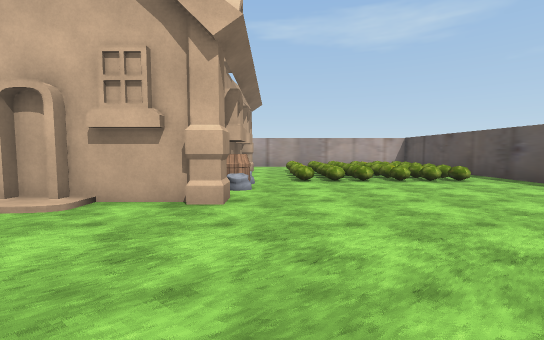
[1] (above)

17 first-person views from a walk through a Unity game level. The camera is 1.4 m above the floor, tilts 4° down and sees 90° across. The floor is counted in squares, 2 m on a side. Each view is taken from the middle of a square. On the plan, view 1 faces up. The plan holds only what a view shows up to about 9 squares ahead; the rest is blank. The place goes on beyond the plan. The terrain is drawn as flat ground. The player character is not drawn. Some surface patterns are stand-ins.

[2]
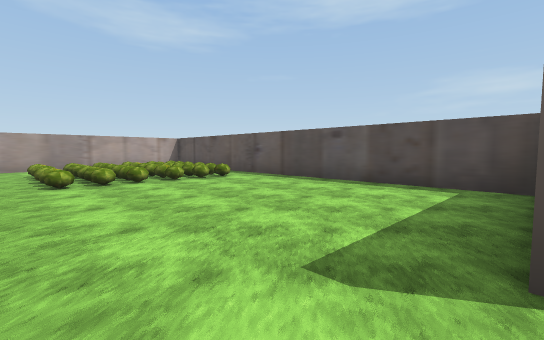

[3]
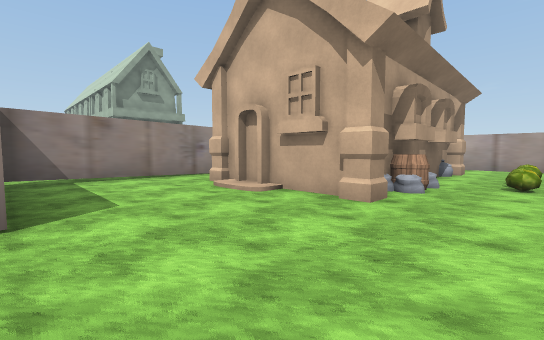

[4]
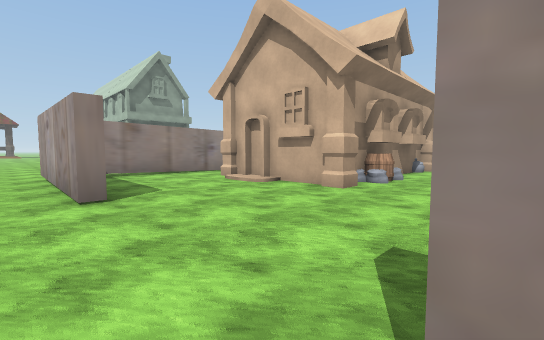

[5]
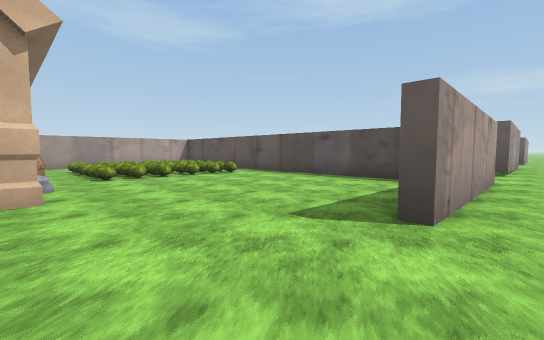

[6]
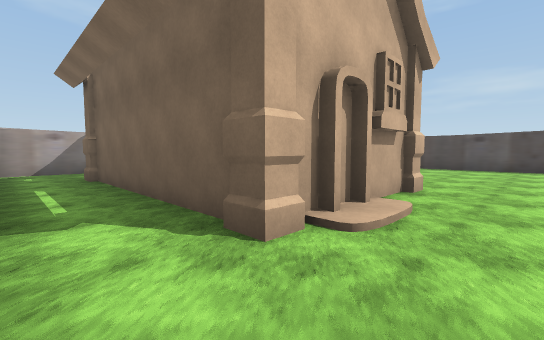

[7]
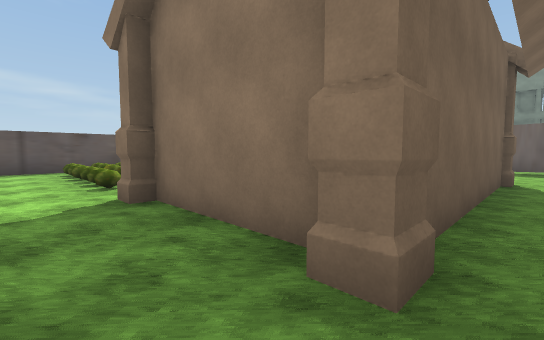

[8]
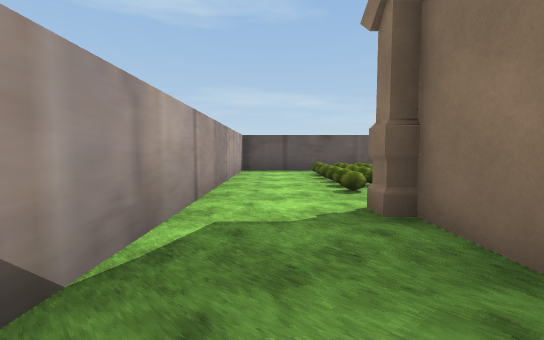

[9]
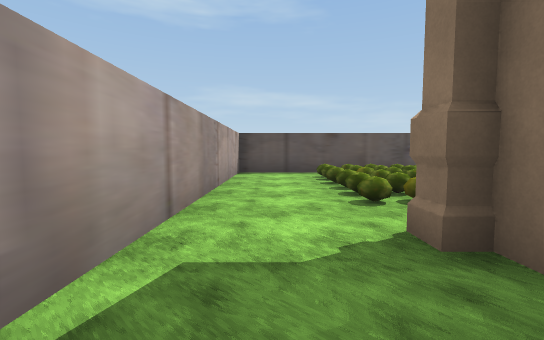

[10]
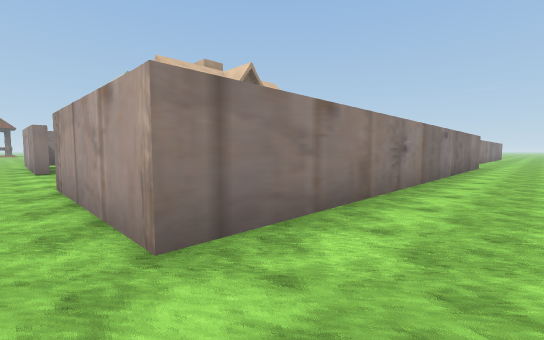

[11]
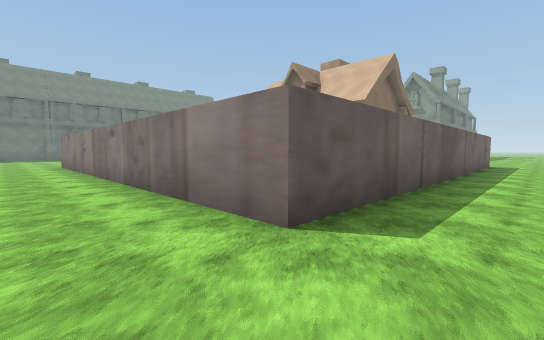

[12]
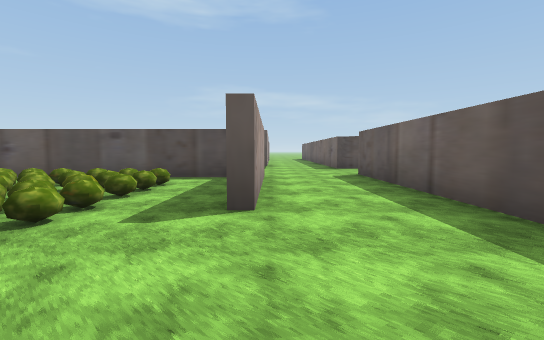

[13]
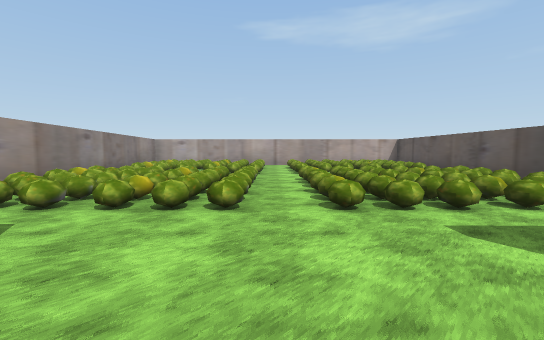

[14]
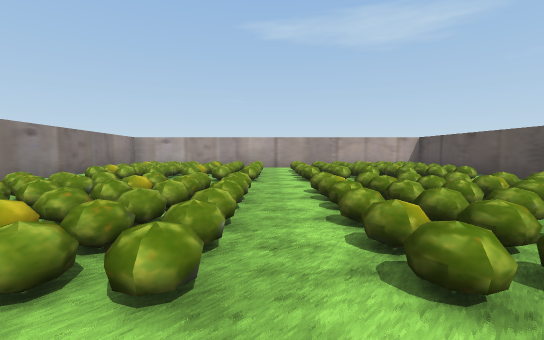

[15]
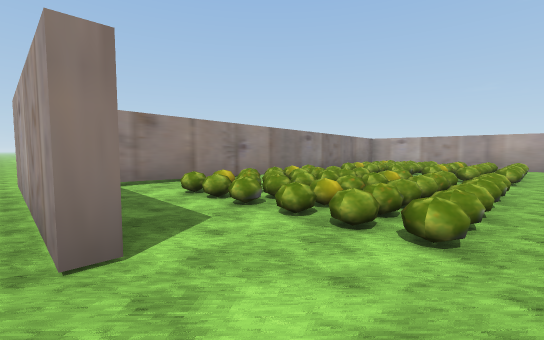

[16]
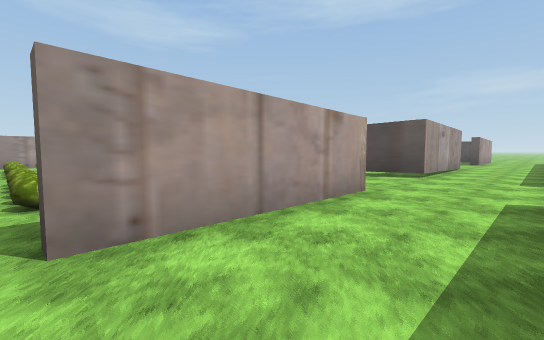

[17]
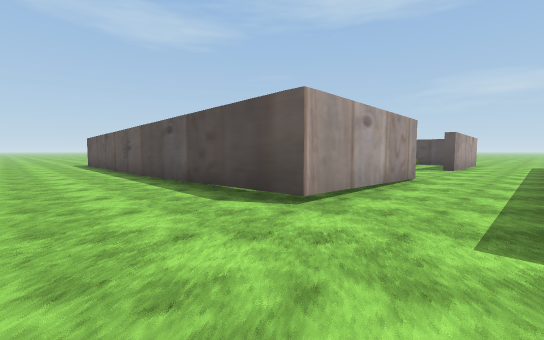

### Floor plan
Key: @ floor where view 1 was taken; # wall or solid block; . floor; H house; B barrel; O other object.
Columns run from 10 left of view 1 to 18 right of it. Each row starts with its distance up from view 1.
 25    # OOOO.OOOO #..
 24    # OOOO.OOOO #...
 23    # OOOO.OOOO #...#
 22    # O OO.O.OO #...#
 21    #     ...   #...#
 20    # OOOO.OOOO #...#
 19    # OOOO.OOOO #...#
 18    #.OOOO.OOOO #...#
 17    #.OOOO.OOOO.#...#.
 16    #####...#####...##### ..
 15 ............................
 14       .......................
 13       .......................
 12     #############..
 11      ...........#..
 10     ..H..H......#..
  9     ..###O.OOOO #..
  8     ..# ##.OOOO #..
  7     ..#  #.OOOO.#..
  6     ..#  OBOOOO.#..
  5    #..#  O......#..
  4    #..###H......#..
  3    #............#..
  2    #............#..
  1    ##...........#..
  0 ....####..@.#####..###
 -1 ......................

Positions as (right, up) in squares from view 1, and headings:
1: (0, 0), facing up
2: (0, 0), facing up-right
3: (1, 0), facing up-left
4: (2, -1), facing up-left
5: (-1, -1), facing up-right
6: (-6, 2), facing up-right
7: (-5, 11), facing down-right
8: (-4, 11), facing right
9: (-3, 11), facing right
10: (8, -1), facing up-left
11: (8, 14), facing down-left
12: (-2, 15), facing right
13: (-1, 14), facing up
14: (-1, 16), facing up
15: (-1, 15), facing up-left
16: (1, 13), facing up-right
17: (6, 13), facing up-right
